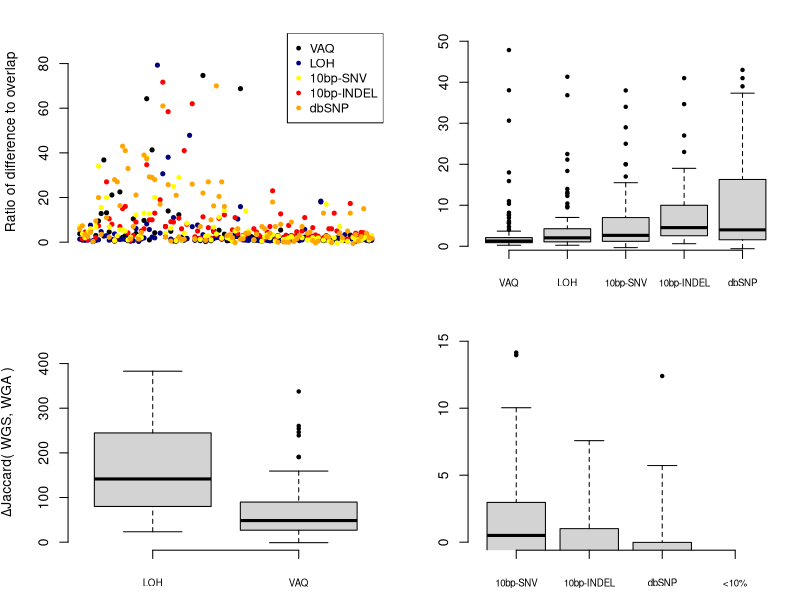

Here is the R script that generated this plot:
###################################
## first do the Jaccard analysis ##
###################################

## this table has the size of the overlap and the size of the total, everything for the "before" Jaccard, for each sample
data1 = read.table( "../FIGURE_DATA/STD40_unfiltered_overlap.txt", header=T, stringsAsFactors=FALSE )
## this table has the number of mutations excluded from the total for each sample for each filter
data2 = read.table( "../FIGURE_DATA/numbers_excluded_by_filter_MUTATION_CALLS_STD40.txt", header=T, stringsAsFactors=FALSE )
## this table has the number of mutations for each sample/filter that were excluded FOR THE OVERLAP
data3 = read.table( "../FIGURE_DATA/overlap_numbers_excluded_by_filter_MUTATION_CALLS_STD40.txt", header=T, stringsAsFactors=FALSE )

## from data1, we want the following columns: SAMPLE, OVERLAP, TOTAL
## (Jaccard^before( WGS, WGA )=OVERLAP/TOTAL
data1$DIFFERENCE<-NULL
data1$ONLY_WGA.C282.<-NULL
data1$TOTAL_WGA.C282.<-NULL
data1$ONLY_WGS.C484.<-NULL
data1$TOTAL_WGS.C484.<-NULL
data1$PERCENT_OVERLAP_by_ALL<-NULL
data1$PERCENT_OVERLAP_by_WGA.282<-NULL
data1$PERCENT_OVERLAP_by_WGS.484<-NULL
data1$PERCENT_DIFFERENCE_by_ALL<-NULL
data1$PERCENT_DIFFERENCE_by_WGA.282<-NULL
data1$PERCENT_DIFFERENCE_by_WGS.484<-NULL

data1$Jaccard.before<-data1$OVERLAP/data1$TOTAL

## from data2 (excluded by filter from SAMPLE), we want SAMPLE, FILT_3, FILT_4, FILT_5, FILT_6, FILT_7 (renamed tot.)
# change C282 and C484 to a new column, type
data2$newtype<-"NA"
data2$newname<-"NA"
for (i in 1:length(data2$SAMPLE)){
	oldname<-data2$SAMPLE[ i ]
	newname<-substr( oldname, 6, 18 )
	data2$newname[ i ]<-newname
}
for (i in 1:length(data2$SAMPLE)){
	oldname<-data2$SAMPLE[ i ]
	newtype<-substr( oldname, 1, 5 )
	data2$newtype[ i ]<-newtype
}
# divide data2 into two data frames, by type
WGA<-data2[data2$newtype=="C282.",]
WGS<-data2[data2$newtype=="C484.",]
# WGA change the name of the columns in each new dataframe, and get rid of the type column
for (i in 1:length(WGA$SAMPLE)){
	WGA$SAMPLE[ i ]<-WGA$newname[ i ]
}
WGA$newname<-NULL
WGA$newtype<-NULL
names( WGA )[ 2 ] <- "WGA.tot.F2"
names( WGA )[ 3 ] <- "WGA.tot.F3"
names( WGA )[ 4 ] <- "WGA.tot.F4"
names( WGA )[ 5 ] <- "WGA.tot.F5"
names( WGA )[ 6 ] <- "WGA.tot.F6"
names( WGA )[ 7 ] <- "WGA.tot.F7"
names( WGA )[ 8 ] <- "WGA.tot.F8"
# WGS change the name of the columns in each new dataframe, and get rid of the type column
for (i in 1:length(WGS$SAMPLE)){
	WGS$SAMPLE[ i ]<-WGS$newname[ i ]
}
WGS$newname<-NULL
WGS$newtype<-NULL
names( WGS )[ 2 ] <- "WGS.tot.F2"
names( WGS )[ 3 ] <- "WGS.tot.F3"
names( WGS )[ 4 ] <- "WGS.tot.F4"
names( WGS )[ 5 ] <- "WGS.tot.F5"
names( WGS )[ 6 ] <- "WGS.tot.F6"
names( WGS )[ 7 ] <- "WGS.tot.F7"
names( WGS )[ 8 ] <- "WGS.tot.F8"
# merge the two data frames with data1
merged1<-merge( data1, WGA )
merged2<-merge( merged1, WGS )

## from data3 (excluded by sample from OVERLAP), we want SAMPLE, FILT_3, FILT_4, FILT_5, FILT_6, FILT_7 (renamed over.)
names( data3 )[ 2 ] <- "over.F2"
names( data3 )[ 4 ] <- "over.F3"
names( data3 )[ 6 ] <- "over.F4"
names( data3 )[ 8 ] <- "over.F5"
names( data3 )[ 10 ] <- "over.F6"
names( data3 )[ 12 ] <- "over.F7"
names( data3 )[ 14 ] <- "over.F8"
data3$FILT_2_PERCENT<-NULL
data3$FILT_3_PERCENT<-NULL
data3$FILT_4_PERCENT<-NULL
data3$FILT_5_PERCENT<-NULL
data3$FILT_6_PERCENT<-NULL
data3$FILT_7_PERCENT<-NULL
data3$FILT_8_PERCENT<-NULL
mergedData<-merge( merged2, data3 )

## per filter, 
## (Jaccard^after( WGS, WGA )=(OVERLAP - over.F3)/(TOTAL - WGS.tot.F3 - WGA.tot.F3 + over.F3)
mergedData$F2.overlap<-mergedData$OVERLAP-mergedData$over.F2
mergedData$F3.overlap<-mergedData$OVERLAP-mergedData$over.F3
mergedData$F4.overlap<-mergedData$OVERLAP-mergedData$over.F4
mergedData$F5.overlap<-mergedData$OVERLAP-mergedData$over.F5
mergedData$F6.overlap<-mergedData$OVERLAP-mergedData$over.F6
mergedData$F7.overlap<-mergedData$OVERLAP-mergedData$over.F7
mergedData$F8.overlap<-mergedData$OVERLAP-mergedData$over.F8

mergedData$F2.total<-mergedData$TOTAL-mergedData$WGS.tot.F2-mergedData$WGA.tot.F2+mergedData$over.F2
mergedData$F3.total<-mergedData$TOTAL-mergedData$WGS.tot.F3-mergedData$WGA.tot.F3+mergedData$over.F3
mergedData$F4.total<-mergedData$TOTAL-mergedData$WGS.tot.F4-mergedData$WGA.tot.F4+mergedData$over.F4
mergedData$F5.total<-mergedData$TOTAL-mergedData$WGS.tot.F5-mergedData$WGA.tot.F5+mergedData$over.F5
mergedData$F6.total<-mergedData$TOTAL-mergedData$WGS.tot.F6-mergedData$WGA.tot.F6+mergedData$over.F6
mergedData$F7.total<-mergedData$TOTAL-mergedData$WGS.tot.F7-mergedData$WGA.tot.F7+mergedData$over.F7
mergedData$F8.total<-mergedData$TOTAL-mergedData$WGS.tot.F8-mergedData$WGA.tot.F8+mergedData$over.F8

mergedData$Jaccard.F2<-mergedData$F2.overlap/mergedData$F2.total
mergedData$Jaccard.F3<-mergedData$F2.overlap/mergedData$F3.total
mergedData$Jaccard.F4<-mergedData$F2.overlap/mergedData$F4.total
mergedData$Jaccard.F5<-mergedData$F2.overlap/mergedData$F5.total
mergedData$Jaccard.F6<-mergedData$F2.overlap/mergedData$F6.total
mergedData$Jaccard.F7<-mergedData$F2.overlap/mergedData$F7.total
mergedData$Jaccard.F8<-mergedData$F2.overlap/mergedData$F8.total

## finally, calculate delta( Jaccard )

mergedData$delta.Jaccard.F2<-((mergedData$Jaccard.F2-mergedData$Jaccard.before)/mergedData$Jaccard.before)*100
mergedData$delta.Jaccard.F3<-((mergedData$Jaccard.F3-mergedData$Jaccard.before)/mergedData$Jaccard.before)*100
mergedData$delta.Jaccard.F4<-((mergedData$Jaccard.F4-mergedData$Jaccard.before)/mergedData$Jaccard.before)*100
mergedData$delta.Jaccard.F5<-((mergedData$Jaccard.F5-mergedData$Jaccard.before)/mergedData$Jaccard.before)*100
mergedData$delta.Jaccard.F6<-((mergedData$Jaccard.F6-mergedData$Jaccard.before)/mergedData$Jaccard.before)*100
mergedData$delta.Jaccard.F7<-((mergedData$Jaccard.F7-mergedData$Jaccard.before)/mergedData$Jaccard.before)*100
mergedData$delta.Jaccard.F8<-((mergedData$Jaccard.F8-mergedData$Jaccard.before)/mergedData$Jaccard.before)*100

##################################################
## THEN DO THE DIFFSET ANALYSIS WITH THE RATIOS ##
##################################################

## LOAD DATA

data4=read.table( "../FIGURE_DATA/overlap_numbers_excluded_by_filter_MUTATION_CALLS_STD40.txt", header=T, stringsAsFactors=FALSE )
data5=read.table( "../FIGURE_DATA/numbers_excluded_by_filter_MUTATION_CALLS_STD40.txt", header=T, stringsAsFactors=FALSE )

## now re-name and delete columns
names( data4 )[ 2 ] <- "F2overlap"
names( data4 )[ 4 ] <- "F3overlap"
names( data4 )[ 6 ] <- "F4overlap"
names( data4 )[ 8 ] <- "F5overlap"
names( data4 )[ 10 ] <- "F6overlap"
names( data4 )[ 12 ] <- "F7overlap"
names( data4 )[ 14 ] <- "F8overlap"

data4$FILT_2_PERCENT<-NULL
data4$FILT_3_PERCENT<-NULL
data4$FILT_4_PERCENT<-NULL
data4$FILT_5_PERCENT<-NULL
data4$FILT_6_PERCENT<-NULL
data4$FILT_7_PERCENT<-NULL
data4$FILT_8_PERCENT<-NULL

## now merge the two data frames
for (i in 1:length(data4$SAMPLE)){
	short<-data4$SAMPLE[ i ]
	newname<-paste( "C282", short, sep="." )
	data4$SAMPLE[ i ]<-newname
}

# duplicate the data.frame
newdata <- data4

# change C282 to C484
for (i in 1:length(newdata$SAMPLE)){
	short <- newdata$SAMPLE[ i ]
	old <- substring( short, 6, )
	newname <- paste( "C484", old, sep="." )
	newdata$SAMPLE[ i ]<-newname
}

# add the two together
overlapdata <- merge(data4, newdata, all=TRUE )

# merge with data5...
names( data5 )[ 2 ] <- "F2all"
names( data5 )[ 3 ] <- "F3all"
names( data5 )[ 4 ] <- "F4all"
names( data5 )[ 5 ] <- "F5all"
names( data5 )[ 6 ] <- "F6all"
names( data5 )[ 7 ] <- "F7all"
names( data5 )[ 8 ] <- "F8all"

all <- merge( overlapdata, data5 )

## then calculate the diffset size
all$F2diff <- all$F2all - all$F2overlap
all$F3diff <- all$F3all - all$F3overlap
all$F4diff <- all$F4all - all$F4overlap
all$F5diff <- all$F5all - all$F5overlap
all$F6diff <- all$F6all - all$F6overlap
all$F7diff <- all$F7all - all$F7overlap
all$F8diff <- all$F8all - all$F8overlap

## a ratio ...
all$F2ratio <- all$F2diff / all$F2overlap
all$F3ratio <- all$F3diff / all$F3overlap
all$F4ratio <- all$F4diff / all$F4overlap
all$F5ratio <- all$F5diff / all$F5overlap
all$F6ratio <- all$F6diff / all$F6overlap
all$F7ratio <- all$F7diff / all$F7overlap
all$F8ratio <- all$F8diff / all$F8overlap

## add normalized ratio...
#all$F2ratioNORM <- (all$F2diff/all$F2all) / (all$F2overlap/all$F2all)
#all$F3ratioNORM <- (all$F3diff/all$F2all) / (all$F3overlap/all$F2all)
#all$F4ratioNORM <- (all$F4diff/all$F2all) / (all$F4overlap/all$F2all)
#all$F5ratioNORM <- (all$F5diff/all$F2all) / (all$F5overlap/all$F2all)
#all$F6ratioNORM <- (all$F6diff/all$F2all) / (all$F6overlap/all$F2all)
#all$F7ratioNORM <- (all$F7diff/all$F2all) / (all$F7overlap/all$F2all)
#all$F8ratioNORM <- (all$F8diff/all$F2all) / (all$F8overlap/all$F2all)

## then make some averages...

## ratio averages...
all$F3ratio[all$F3ratio=="Inf"] <- NA
all$F3ratio[all$F3ratio=="NaN"] <- NA
mean(all$F3ratio, na.rm=TRUE)
median(all$F3ratio, na.rm=TRUE)

all$F4ratio[all$F4ratio=="Inf"] <- NA
all$F4ratio[all$F4ratio=="NaN"] <- NA
mean(all$F4ratio, na.rm=TRUE)
median(all$F4ratio, na.rm=TRUE)

all$F5ratio[all$F5ratio=="Inf"] <- NA
all$F5ratio[all$F5ratio=="NaN"] <- NA
mean(all$F5ratio, na.rm=TRUE)
median(all$F5ratio, na.rm=TRUE)

all$F6ratio[all$F6ratio=="Inf"] <- NA
all$F6ratio[all$F6ratio=="NaN"] <- NA
mean(all$F6ratio, na.rm=TRUE)
median(all$F6ratio, na.rm=TRUE)

all$F7ratio[all$F7ratio=="Inf"] <- NA
all$F7ratio[all$F7ratio=="NaN"] <- NA
mean(all$F7ratio, na.rm=TRUE)
median(all$F7ratio, na.rm=TRUE)

########################################################
## THEN MAKE FIGURE 6 (COMPOUND FIGURE) FOR THE PAPER ##
########################################################

#pdf( "../FIGURE_PDFS/Figure5.pdf", width=6, height=5 )

par(bty='n', mfrow=c(2,2), mar=c(3,4.1,2,1) )

# MC EDITS:  Changed ylim in the line below
plot( all$F7ratio, ylim=c(0,90), pch=20, col='black', ylab="Ratio of difference to overlap", xaxt='n', xlab="Samples" )
points( all$F5ratio, pch=20, col='navy' )
points( all$F3ratio, pch=20, col='red' )
points( all$F4ratio, pch=20, col='yellow' )
points( all$F6ratio, pch=20, col='orange' )
# MC EDITS: Added cex parameter to scale down the size of the legend.
legend( 'topright', c( "VAQ", "LOH", "10bp-SNV", "10bp-INDEL", "dbSNP" ), col=c( 'black', 'navy', 'yellow', 'red', 'orange' ), pch=20, cex=0.90 )

boxplot( all[,c(26,28,25,24,27)], ylim=c(1,50), xaxt='n', pch=20, ylab="" )
axis( 1, at=1:5, padj=0.8, cex.axis=0.7, labels=c( "VAQ", "LOH", "10bp-SNV", "10bp-INDEL", "dbSNP" ) )

boxplot( mergedData[,c(52,50)], ylim=c(0,450), xaxt='n', ylab=expression(paste( Delta, "Jaccard( WGS, WGA )")), pch=20 )
axis( 1, at=1:2, padj = 0.8, cex.axis=0.7, labels=c( "LOH", "VAQ" ) )

boxplot( mergedData[,c(49,48,51,53)], ylim=c(0,15), xaxt='n', ylab="", pch=20 )
axis( 1, at=1:4, padj = 0.8, cex.axis=0.7, labels=c( "10bp-SNV", "10bp-INDEL", "dbSNP", "<10%" ) )

#dev.off()




##############
## OLD CODE ##
##############

#pdf( "../FIGURE_PDFS/Jaccard1.pdf", width=6, height=5 )
#par(bty='n', mar=c(5.1,4.1,1.1,0) )
#boxplot( mergedData[,c(50,52)], ylim=c(0,450), xaxt='n', ylab=expression(paste( "Percentage ", Delta, "Jaccard( WGS, WGA )")), pch=20 )
#axis( 1, at=1:2, padj = 0.8, cex.axis=0.7, labels=c( "VAQ", "LOH" ) )
#dev.off()

#pdf( "../FIGURE_PDFS/Jaccard2.pdf", width=6, height=5 )
#par(bty='n', mar=c(5.1,4.1,1.1,0))
#boxplot( mergedData[,c(49,48,51,53)], ylim=c(0,15), xaxt='n', ylab=expression(paste( "Percentage ", Delta, "Jaccard( WGS, WGA )")), pch=20 )
#axis( 1, at=1:4, padj = 0.8, cex.axis=0.7, labels=c( "10bp-SNV", "10bp-INDEL", "dbSNP", "<10%" ) )
#dev.off()

#pdf( "../FIGURE_PDFS/Diffset_bypoints.pdf" )
#par(bty='n')
#plot( all$F7ratio, ylim=c(0,80), pch=20, col='black' )
#points( all$F5ratio, pch=20, col='navy' )
#points( all$F3ratio, pch=20, col='red' )
#points( all$F4ratio, pch=20, col='yellow' )
#points( all$F6ratio, pch=20, col='orange' )
#dev.off()

# and here is a boxplot...
#24-28
#pdf( "../FIGURE_PDFS/Diffset_bybars.pdf" )
#par(bty='n')
#boxplot( all[,c(26,28,25,24,27)], ylim=c(1,50), xaxt='n', pch=20, ylab="Ratio of the diffset to the overlap, per filter" )
#axis( 1, at=1:5, padj=0.8, cex.axis=0.7, labels=c( "VAQ", "LOH", "10bp-SNV", "10bp-INDEL", "dbSNP" ) )
#dev.off()



